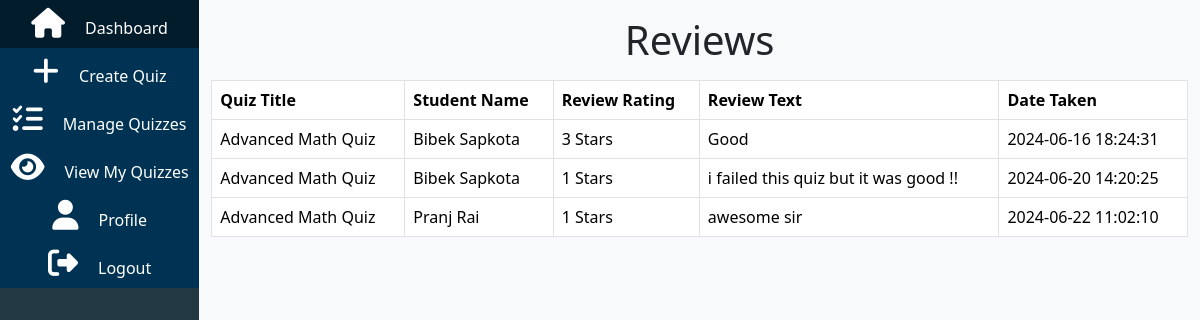
Screenshot of /public/quiz/viewreview/2 (signed in) with the database file from the repository.
### tables this page shows
CREATE TABLE `reviews` (
  `user_id` int(11) NOT NULL,
  `quiz_id` int(11) NOT NULL,
  `text` varchar(255) NOT NULL,
  `rating` int(5) NOT NULL,
  `created_at` timestamp NOT NULL DEFAULT current_timestamp()
);

CREATE TABLE `quiz` (
  `id` int(11) NOT NULL,
  `title` varchar(255) NOT NULL,
  `user_id` int(11) NOT NULL,
  `subject` varchar(50) DEFAULT NULL,
  `level` int(5) NOT NULL,
  `created_at` timestamp NOT NULL DEFAULT current_timestamp(),
  `updated_at` timestamp NOT NULL DEFAULT current_timestamp(),
  `description` text DEFAULT NULL
);

CREATE TABLE `users` (
  `id` int(11) NOT NULL,
  `name` varchar(30) NOT NULL,
  `email` varchar(50) NOT NULL,
  `phone_num` varchar(10) NOT NULL,
  `username` varchar(30) NOT NULL,
  `role` varchar(20) NOT NULL,
  `age` int(11) NOT NULL,
  `password` varchar(255) DEFAULT NULL,
  `created_at` timestamp NOT NULL DEFAULT current_timestamp(),
  `pet_name` varchar(255) DEFAULT ''
);

### app/core/Controller.php (called while the page is built, shortened)
<?php
class Controller{
    public function model($model){
        return new $model();
    }
    public function view($view,$data=[]){
        require_once "../app/views/".$view.".php";
    }
}

### app/controller/Quiz.php (called while the page is built, shortened)
<?php
class Quiz extends Controller{
    public function viewreview($quiz_id){
        $quizModel = $this->model('Quizs');
        $review = $quizModel->getReviewInfo($quiz_id);
        $this->view('quiz/viewreview', ['results' => $review]);
    }
}

### app/core/App.php (called while the page is built, shortened)
<?php
class App{
    protected $method = "index";
    public function __construct(){
       $url = $this->parseUrl();
       if(file_exists('../app/controller/'.$url[0].'.php')){
            unset($url[0]);
       }
        $this->controller = new $this->controller;
        if(isset($url[1])){
            if(method_exists($this->controller,$url[1])){
                $this->method = $url[1];
                unset($url[1]);
            }
        }
        $this->params = $url ? array_values($url):[];
        call_user_func_array([$this->controller,$this->method],$this->params);
    }
    public function parseUrl(){
        if(isset($_GET['url'])){
            return $url = explode('/',filter_var(rtrim($_GET['url'],'/')),FILTER_SANITIZE_URL);
        }
    }
}

### public/index.php (called while the page is built)
<?php
require_once "../app/init.php";
$app = new App;

### app/core/Model.php (called while the page is built, shortened)
<?php
class Model {
    public function __construct() {
        $this->db = new mysqli('localhost', 'root', '', '23189617');
    }
}
?>

### app/model/Quizs.php (called while the page is built, shortened)
<?php
class Quizs extends Model {
    public function getReviewInfo($quiz_id){
        $stmt = $this->db->prepare("
            SELECT
                reviews.rating AS rating,
                reviews.text AS text,
                quiz.title AS title,
                users.name AS name,
                reviews.created_at as created_at
            FROM
                reviews
            INNER JOIN
                quiz ON reviews.quiz_id = quiz.id
            INNER JOIN
                users ON reviews.user_id = users.id
            WHERE
                reviews.quiz_id = ?
        ");
        $stmt->bind_param('i', $quiz_id);
        $stmt->execute();
        $result = $stmt->get_result();
        $results = $result->fetch_all(MYSQLI_ASSOC);
        return $results;
    }
}

### app/views/quiz/viewreview.php (the view, shortened to what this page needs)
<!DOCTYPE html>
<html lang="en">
<head>
    <link rel="stylesheet" href="../../../public/css/style.css">
    <link rel="stylesheet" href="/Concursonaire/public/css/dashboard.css">
</head>
<body>
<div class="d-flex main">
    <?php include "../app/views/dashboard/sidebar.php"; ?>
    <div class="container">
        <h1 class="text-center my-3">Reviews</h1>
        <?php if (isset($data['results']) && count($data['results']) > 0): ?>
            <table class="table table-bordered">
                <thead>
                    <tr>
                        <th>Quiz Title</th>
                        <th>Student Name</th>
                        <th>Review Rating</th>
                        <th>Review Text</th>
                        <th>Date Taken</th>
                    </tr>
                </thead>
                <tbody>
                <?php foreach ($data['results'] as $result): ?>
                    <tr>
                        <td><?php echo htmlspecialchars($result['title']); ?></td>
                        <td><?php echo htmlspecialchars($result['name']); ?></td>
                        <td><?php echo htmlspecialchars($result['rating']);?> Stars</td>
                        <td><?php echo htmlspecialchars($result['text']);?></td>
                        <td><?php echo htmlspecialchars($result['created_at']); ?></td>
                    </tr>
                <?php endforeach; ?>
                </tbody>
            </table>
        <?php else: ?>
            <p>No results found.</p>
        <?php endif; ?>
    </div>
</div>
</body>
</html>

### public/css/style.css (style rules this page uses)
body { background-color:#f8f9fa !important; }

### rows the page displays
reviews: quiz.title "Advanced Math Quiz", user.name "Bibek Sapkota", rating "3", text "Good", created_at "2024-06-16 18:24:31"
reviews: quiz.title "Advanced Math Quiz", user.name "Bibek Sapkota", rating "1", text "i failed this quiz but it was good !!", created_at "2024-06-20 14:20:25"
reviews: quiz.title "Advanced Math Quiz", user.name "Pranj Rai", rating "1", text "awesome sir", created_at "2024-06-22 11:02:10"
